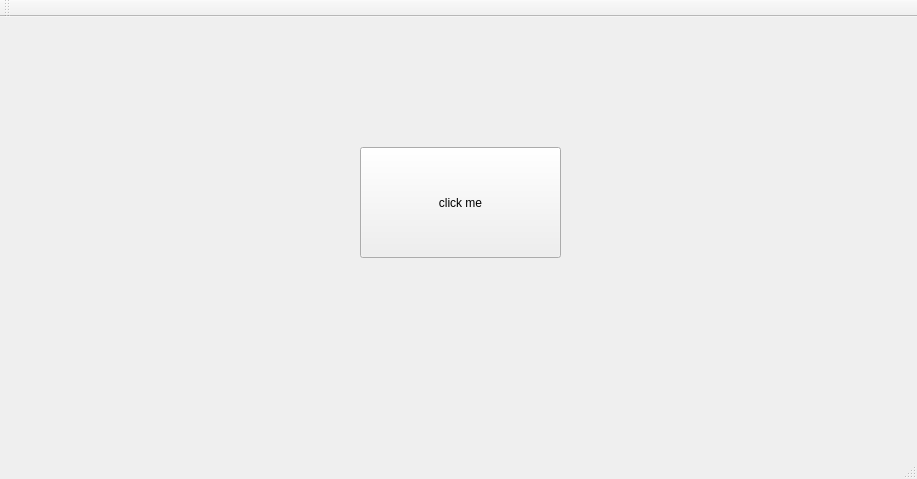
<?xml version="1.0" encoding="UTF-8"?>
<ui version="4.0">
 <class>MainWindow</class>
 <widget class="QMainWindow" name="MainWindow">
  <property name="geometry">
   <rect>
    <x>0</x>
    <y>0</y>
    <width>917</width>
    <height>479</height>
   </rect>
  </property>
  <property name="windowTitle">
   <string>MainWindow</string>
  </property>
  <widget class="QWidget" name="centralWidget">
   <widget class="QPushButton" name="pushButton">
    <property name="geometry">
     <rect>
      <x>360</x>
      <y>130</y>
      <width>201</width>
      <height>111</height>
     </rect>
    </property>
    <property name="styleSheet">
     <string notr="true">font: 20pt &quot;MS Shell Dlg 2&quot;;</string>
    </property>
    <property name="text">
     <string>click me</string>
    </property>
   </widget>
  </widget>
  <widget class="QMenuBar" name="menuBar">
   <property name="geometry">
    <rect>
     <x>0</x>
     <y>0</y>
     <width>917</width>
     <height>21</height>
    </rect>
   </property>
  </widget>
  <widget class="QToolBar" name="mainToolBar">
   <attribute name="toolBarArea">
    <enum>TopToolBarArea</enum>
   </attribute>
   <attribute name="toolBarBreak">
    <bool>false</bool>
   </attribute>
  </widget>
  <widget class="QStatusBar" name="statusBar"/>
 </widget>
 <layoutdefault spacing="6" margin="11"/>
 <resources/>
 <connections/>
</ui>
